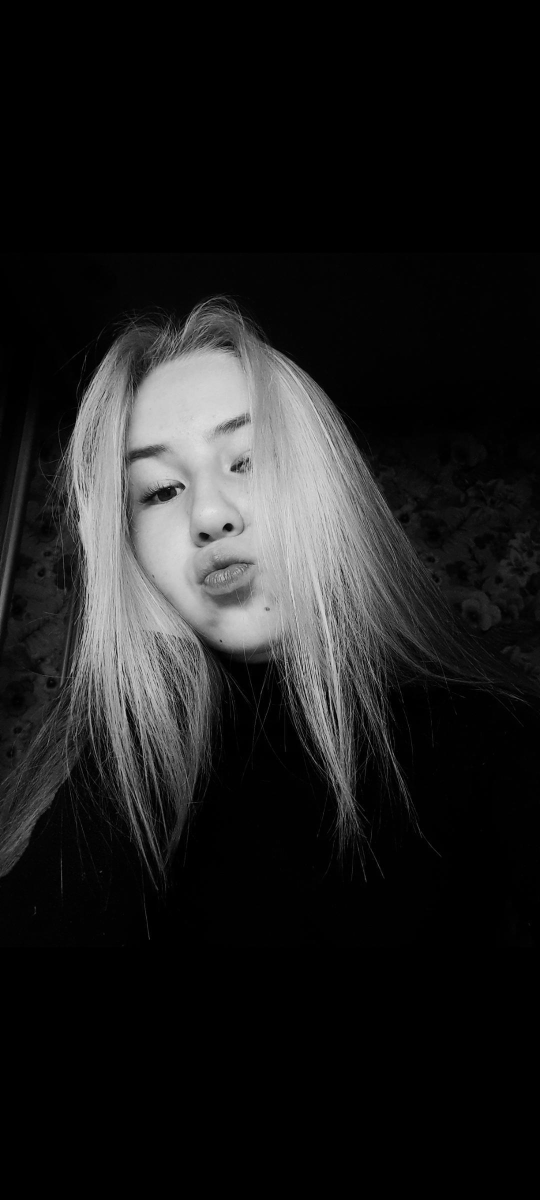
#> input picture AI_machine/images/dasha.jpg, 1080 x 2400 px (shown at 1/2 size)
$ python mirror.py
#> lines starting #> are read from the running program, lines starting #| are printed output that depends on the picture; after the words box and inside, x2 and y2 are one past the last pixel; in counts of white or black regions, pixels touching at a corner belong together
import cv2
import numpy as np

img = cv2.imread('images/dasha.jpg')
#> img is the input picture: shape (2400, 1080, 3); min 0, max 229, mean 29.2
img = cv2.resize(img, (img.shape[1], img.shape[0]))
new_img = np.zeros(img.shape, dtype ='uint8')
# mirror отзеркаливание видео
# img = cv2.flip(img, 1)

#circiut контуры
img = cv2.cvtColor(img, cv2.COLOR_BGR2GRAY)
#> img: shape (2400, 1080)
img = cv2.GaussianBlur(img, (5, 5), 0) #Blur

img = cv2.Canny(img, 50, 50)
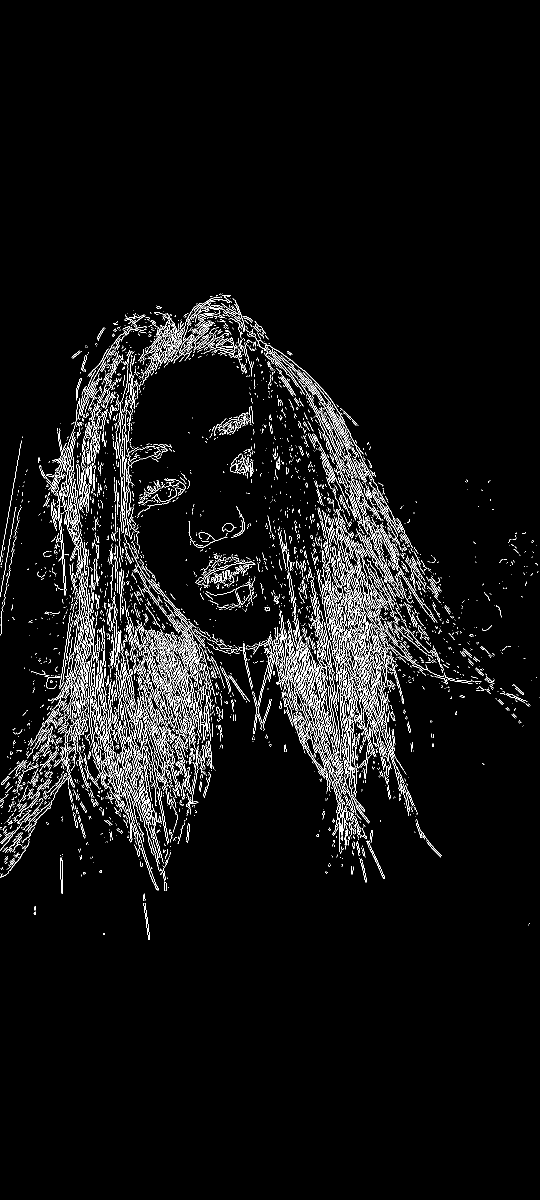
#> img: shape (2400, 1080) (shown at 1/2 size); 4.4% white in thin lines or dots, all inside (x1, y1, x2, y2) = (0, 586, 1079, 1880)

con, hir = cv2.findContours(img, cv2.RETR_LIST, cv2.CHAIN_APPROX_NONE)
#> con = 6975 contours, 6724 with area under 20; largest, box (x1, y1, x2, y2) and area: (344, 1235, 392, 1326) 457, (115, 1015, 133, 1191) 444, (116, 1029, 133, 1190) 434, (573, 1396, 657, 1585) 288, (366, 1276, 391, 1325) 283
cv2.drawContours(new_img, con, -1, (189, 21, 105), 1)
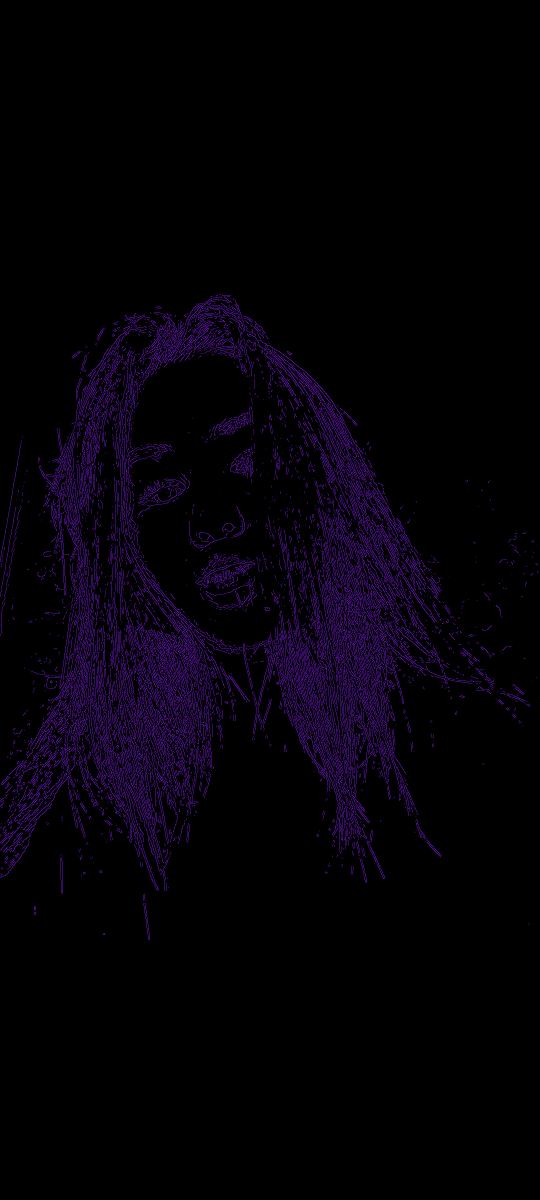
#> new_img: shape (2400, 1080, 3) (shown at 1/2 size); mean of channels 0, 1, 2 8.2, 0.9, 4.6; drawn as B, G, R

cv2.imshow('Good!', new_img)
cv2.waitKey(0)
